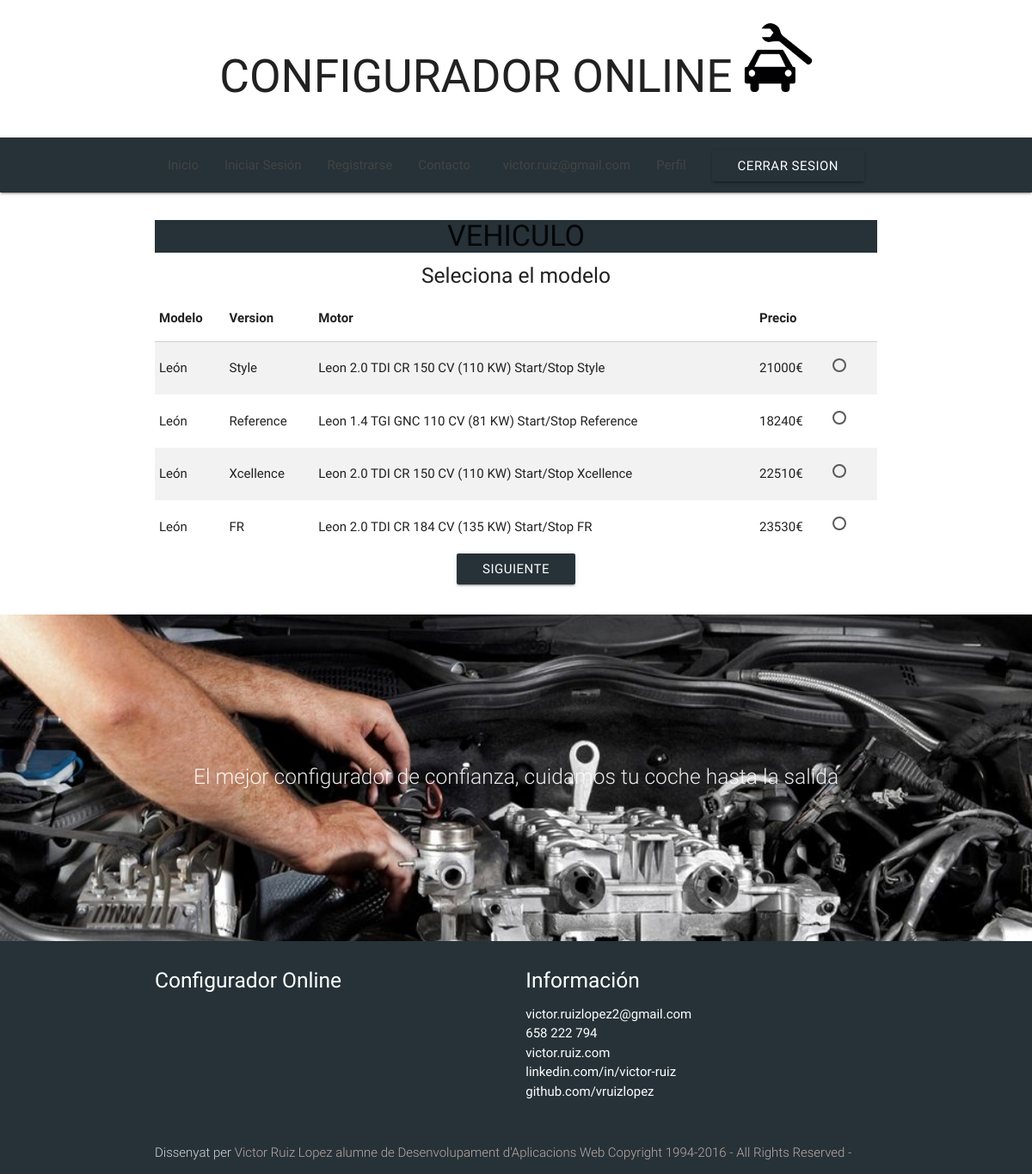
Page /Projecte_victor_ruiz_lopez_aws2-20/usuarios_registrados_1.php (signed in) on the committed database.
### tables this page shows
CREATE TABLE `vehiculos` (
  `vehiculoid` int(11) NOT NULL,
  `modelo` varchar(15) DEFAULT NULL,
  `version` varchar(15) DEFAULT NULL,
  `motor` varchar(100) DEFAULT NULL,
  `precio` int(11) DEFAULT NULL
);

### Projecte_victor_ruiz_lopez_aws2-20/usuarios_registrados_1.php (the view, shortened to what this page needs)
<?php
	include("conexion_db.php");
    $sql = "SELECT * FROM vehiculos";
	$resultado=$conexion->prepare($sql);
	$resultado->execute();
?>
<!DOCTYPE html>
<html lang="en">
<head>
  <link href="css/materialize.css" type="text/css" rel="stylesheet" media="screen,projection"/>
  <link href="css/style.css" type="text/css" rel="stylesheet" media="screen,projection"/>
</head>
<body>
  <div class="row">
    <h2 class="center">CONFIGURADOR ONLINE <img src="imagenes/logo.png" width="80" height="80"></h2>
  </div>
    <nav class="teal blue-grey darken-4" role="navigation" >
      <div class="nav-wrapper container">
        <ul>
          <li><a href="index.php">Inicio</a></li>
          <li><a href="iniciar.php">Iniciar Sesión</a></li>
          <li><a href="registro.php">Registrarse</a></li>
          <li><a href="#">Contacto</a></li>
          <li class="right hide-on-med-and-down"><a href="" align="right">
		  <form action="index.php" method="POST">
          	<li class="right hide-on-med-and-down">
          		<input class="btn center-align teal blue-grey darken-4" type ="submit" name="cerrar_sesion" value="Cerrar Sesion"></input>
          	</li>
          </form>
          <li class="right hide-on-med-and-down"><a href="perfil.php">Perfil</a></li>
          <li class="right hide-on-med-and-down"><a href="" align="right">
          <?php
            echo $_SESSION["usuario"] . "<br>";
          ?>
          </a></li>
      </ul>
      </div>
    </nav>
    <div class="container">
    	<div class="section">
        <div class="row">
        <div class="col s12 m12" align="center">
            <h4 class="center teal blue-grey darken-4">VEHICULO</h4>
            <h5>Seleciona el modelo</h5>
        <form name="formulario" action="usuarios_registrados_2.php" method="post">
        <table  class="striped">
        	<thead>
	        	<tr>
	        		<th>Modelo</th>
	        		<th>Version</th>
	        		<th>Motor</th>
	        		<th>Precio</th>
	        	</tr>
	        </thead>
        	<?php
        		while ($vehiculos = $resultado->fetch()){
        		echo '<tr>
        			<td>'.$vehiculos['modelo'].'</td>
        			<td>'.$vehiculos['version'].'</td>
        			<td>'.$vehiculos['motor'].'</td>
        			<td>'.$vehiculos['precio'].'€</td>
        			<td> <input name="group1" type="radio" value="'.$vehiculos['vehiculoid'].'"  id="'.$vehiculos['vehiculoid'].'" />
			      <label for="'.$vehiculos['vehiculoid'].'"></label> </td>
        		</tr>';
        		}
        	?>
        </table>
        <div class="center col s12">
			<input type="submit" name="Siguiente" class="btn center-align teal blue-grey darken-4" value="Siguiente">
		</div>
		</form>
        </div>
    </div>
		</div>
	</div>
  <div class="parallax-container valign-wrapper">
    <div class="section no-pad-bot">
      <div class="container">
        <div class="row center">
          <h5 class="header col s12 light">El mejor configurador de confianza, cuidamos tu coche hasta la salida</h5>
        </div>
      </div>
    </div>
    <div class="parallax"><img src="background2.jpg" alt="Unsplashed background img 2"></div>
  </div>
  <footer class="page-footer teal blue-grey darken-4">
    <div class="container">
      <div class="row">
        <div class="col l6 s12">
          <h5 class="white-text">Configurador Online</h5>
        </div>
        <div class="col l3 s12">
          <h5 class="white-text">Información</h5>
           <ul>
              <li><a class="white-text" href="mailto: victor.ruizlopez2@gmail.com">victor.ruizlopez2@gmail.com</a></li>
              <li><a class="white-text" href="tel: 658222794">658 222 794</a></li>
              <li><a class="white-text" href="http://www.iesesteveterradas.cat">victor.ruiz.com</a></li>
              <li><a class="white-text" href="https://es.linkedin.com/in/victor-ruiz-lopez-b73835101">linkedin.com/in/victor-ruiz</a></li>
              <li><a class="white-text" href="https://github.com/vruizlopez"> github.com/vruizlopez</a></li>
          </ul>
        </div>
      </div>
    </div>
    <div class="footer-copyright">
      <div class="container">
      Dissenyat per<a class="brown-text text-lighten-3" href="http://materializecss.com"> Victor Ruiz Lopez alumne de Desenvolupament d'Aplicacions Web Copyright 1994-2016 - All Rights Reserved - Legal </a>
      </div>
    </div>
  </footer>
  </body>
</html>

### Projecte_victor_ruiz_lopez_aws2-20/css/style.css (style rules this page uses)
nav ul a, nav .brand-logo { color: #444; }
.parallax-container { min-height: 380px; line-height: 0; height: auto; color: rgba(255,255,255,.9); }
.parallax-container .section { width: 100%; }
footer.page-footer { margin: 0; }

### rows in the picture
vehiculos: modelo "León", version "Style", motor "Leon 2.0 TDI CR 150 CV (110 KW) Start/Stop Style", precio "21000"
vehiculos: modelo "León", version "Reference", motor "Leon 1.4 TGI GNC 110 CV (81 KW) Start/Stop Reference", precio "18240"
vehiculos: modelo "León", version "Xcellence", motor "Leon 2.0 TDI CR 150 CV (110 KW) Start/Stop Xcellence", precio "22510"
vehiculos: modelo "León", version "FR", motor "Leon 2.0 TDI CR 184 CV (135 KW) Start/Stop FR", precio "23530"

### other values in the picture
$_SESSION["usuario"] "victor.ruiz@gmail.com"
